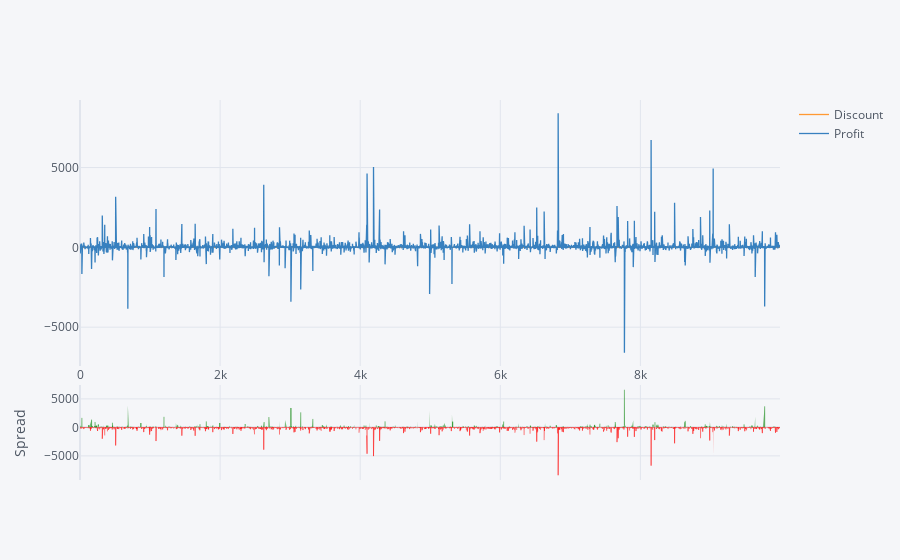

The notebook cell this image was saved under:
### Code cell
#Sperad plot for 3D Visulization
df1[['Discount','Profit']].iplot(kind='spread')

### Figure 1 — Plotly figure (JSON) as saved in the notebook; plotly's stock layout.template omitted (floating-point values rounded to 4 significant figures; data arrays with more than 128 entries replaced by an {"elided": "..."} marker saying what was removed)
{"data": [{"name": "Discount", "text": "", "mode": "lines", "y": {"elided": "9994 float values"}, "x": {"elided": "9994 int values"}, "line": {"color": "rgba(255, 153, 51, 1.0)", "dash": "solid", "shape": "linear", "width": 1.3}, "type": "scatter"}, {"name": "Profit", "text": "", "mode": "lines", "y": {"elided": "9994 float values"}, "x": {"elided": "9994 int values"}, "line": {"color": "rgba(55, 128, 191, 1.0)", "dash": "solid", "shape": "linear", "width": 1.3}, "type": "scatter"}, {"showlegend": false, "name": "Spread", "yaxis": "y2", "connectgaps": false, "mode": "lines", "xaxis": "x2", "y": {"elided": "9994 mixed values"}, "x": {"elided": "9994 int values"}, "line": {"color": "green", "dash": "solid", "shape": "linear", "width": 0.5}, "type": "scatter", "fill": "tozeroy"}, {"showlegend": false, "name": "Spread", "yaxis": "y2", "connectgaps": false, "mode": "lines", "xaxis": "x2", "y": {"elided": "9994 mixed values"}, "x": {"elided": "9994 int values"}, "line": {"color": "red", "dash": "solid", "shape": "linear", "width": 0.5}, "type": "scatter", "fill": "tozeroy"}], "layout": {"xaxis": {"tickfont": {"color": "#4D5663"}, "zerolinecolor": "#E1E5ED", "title": {"text": "", "font": {"color": "#4D5663"}}, "gridcolor": "#E1E5ED", "showgrid": true}, "title": {"font": {"color": "#4D5663"}}, "paper_bgcolor": "#F5F6F9", "plot_bgcolor": "#F5F6F9", "yaxis": {"tickfont": {"color": "#4D5663"}, "domain": [0.3, 1], "title": {"text": "", "font": {"color": "#4D5663"}}, "showgrid": true, "zerolinecolor": "#E1E5ED", "gridcolor": "#E1E5ED"}, "xaxis2": {"tickfont": {"color": "#4D5663"}, "showticklabels": false, "title": {"text": "", "font": {"color": "#4D5663"}}, "showgrid": true, "zerolinecolor": "#E1E5ED", "gridcolor": "#E1E5ED", "anchor": "y2"}, "yaxis2": {"tickfont": {"color": "#4D5663"}, "domain": [0, 0.25], "title": {"text": "Spread", "font": {"color": "#4D5663"}}, "showgrid": true, "zerolinecolor": "#E1E5ED", "gridcolor": "#E1E5ED"}, "hovermode": "x", "legend": {"bgcolor": "#F5F6F9", "font": {"color": "#4D5663"}}}}
